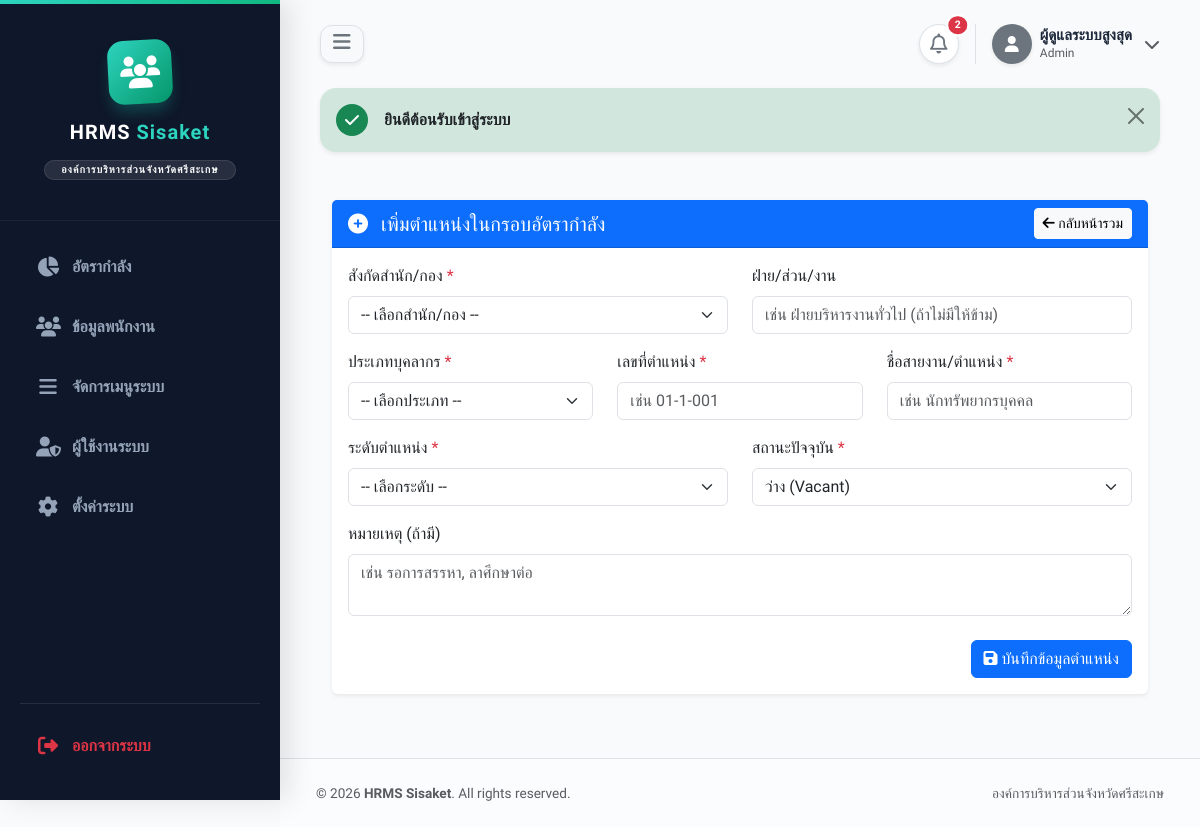
The page /index.php?action=manpower_create (signed in) on the database its author committed.
### tables this page shows
CREATE TABLE `system_menus` (
  `id` int(11) NOT NULL,
  `menu_name` varchar(255) NOT NULL COMMENT 'ชื่อเมนูที่จะแสดงผล',
  `icon` varchar(100) NOT NULL COMMENT 'คลาส Icon (เช่น fa-users)',
  `action_name` varchar(100) NOT NULL COMMENT 'ชื่อ action เพื่อดึงไปใช้ในลิงก์ (?action=...)',
  `is_active` enum('0','1') NOT NULL DEFAULT '1' COMMENT 'สถานะ: 0=ปิด, 1=เปิด',
  `sort_order` int(11) NOT NULL DEFAULT 0 COMMENT 'ลำดับการแสดงผล (ตัวเลขน้อยขึ้นก่อน)',
  `parent_id` int(11) NOT NULL DEFAULT 0 COMMENT 'ID ของเมนูหลัก (0 = เป็นเมนูหลักเอง)',
  `role_access` varchar(50) NOT NULL DEFAULT 'all' COMMENT 'สิทธิ์ที่มองเห็น (all, admin, user, ฯลฯ)',
  `created_at` timestamp NOT NULL DEFAULT current_timestamp(),
  `updated_at` timestamp NOT NULL DEFAULT current_timestamp() ON UPDATE current_timestamp()
);

### controllers/ManpowerController.php (called while the page is built, shortened)
<?php
class ManpowerController {
    public function create() {
        require_once 'views/manpower/create.php';
    }
}
?>

### models/SystemMenu.php (called while the page is built, shortened)
<?php
class SystemMenu {
    private $conn;
    private $table_name = "system_menus";
    public function __construct($db) {
        $this->conn = $db;
    }
    public function readActive($role_access = null) {
        $query = "SELECT * FROM " . $this->table_name . " WHERE is_active = '1' ";
        if ($role_access) {
            $query .= " AND (role_access = 'all' OR role_access = :role_access) ";
        }
        $query .= " ORDER BY sort_order ASC, id ASC";
        $stmt = $this->conn->prepare($query);
        if ($role_access) {
            $stmt->bindParam(":role_access", $role_access);
        }
        $stmt->execute();
        return $stmt;
    }
}
?>

### views/manpower/create.php (the view, shortened to what this page needs)
<?php require_once 'views/layout/header.php'; ?>
<div class="container-fluid py-4">
    <div class="row">
        <div class="col-12">
            <div class="card shadow-sm border-0">
                <div class="card-header bg-primary text-white d-flex justify-content-between align-items-center">
                    <h5 class="mb-0"><i class="fas fa-plus-circle me-2"></i> เพิ่มตำแหน่งในกรอบอัตรากำลัง</h5>
                    <a href="index.php?action=manpower" class="btn btn-sm btn-light"><i class="fas fa-arrow-left"></i> กลับหน้ารวม</a>
                </div>
                <div class="card-body">
                    <form action="index.php?action=manpower_store" method="POST">
                        <div class="row mb-3">
                            <div class="col-md-6">
                                <label class="form-label">สังกัดสำนัก/กอง <span class="text-danger">*</span></label>
                                <select name="department" class="form-select" required>
                                    <option value="">-- เลือกสำนัก/กอง --</option>
                                </select>
                            </div>
                            <div class="col-md-6">
                                <label class="form-label">ฝ่าย/ส่วน/งาน</label>
                                <input type="text" name="division" class="form-control" placeholder="เช่น ฝ่ายบริหารงานทั่วไป (ถ้าไม่มีให้ข้าม)">
                            </div>
                        </div>
                        <div class="row mb-3">
                            <div class="col-md-4">
                                <label class="form-label">ประเภทบุคลากร <span class="text-danger">*</span></label>
                                <select name="employee_type" class="form-select" required>
                                    <option value="">-- เลือกประเภท --</option>
                                </select>
                            </div>
                            <div class="col-md-4">
                                <label class="form-label">เลขที่ตำแหน่ง <span class="text-danger">*</span></label>
                                <input type="text" name="position_number" class="form-control" required placeholder="เช่น 01-1-001">
                            </div>
                            <div class="col-md-4">
                                <label class="form-label">ชื่อสายงาน/ตำแหน่ง <span class="text-danger">*</span></label>
                                <input type="text" name="position_name" class="form-control" required placeholder="เช่น นักทรัพยากรบุคคล">
                            </div>
                        </div>
                        <div class="row mb-3">
                            <div class="col-md-6">
                                <label class="form-label">ระดับตำแหน่ง <span class="text-danger">*</span></label>
                                <select name="level" class="form-select" required>
                                    <option value="">-- เลือกระดับ --</option>
                                </select>
                            </div>
                            <div class="col-md-6">
                                <label class="form-label">สถานะปัจจุบัน <span class="text-danger">*</span></label>
                                <select name="status" id="manpower_status" class="form-select" required>
                                    <option value="vacant" selected>ว่าง (Vacant)</option>
                                </select>
                            </div>
                        </div>
                        <div class="row mb-4">
                            <div class="col-12">
                                <label class="form-label">หมายเหตุ (ถ้ามี)</label>
                                <textarea name="remark" class="form-control" rows="2" placeholder="เช่น รอการสรรหา, ลาศึกษาต่อ"></textarea>
                            </div>
                        </div>
                        <div class="text-end">
                            <button type="submit" class="btn btn-primary"><i class="fas fa-save"></i> บันทึกข้อมูลตำแหน่ง</button>
                        </div>
                    </form>
                </div>
            </div>
        </div>
    </div>
</div>
<?php require_once 'views/layout/footer.php'; ?>

### views/layout/header.php (shortened to what this page needs)
<?php
require_once __DIR__ . '/../../models/SystemMenu.php';
$databaseConn = isset($this->db) ? $this->db : (isset($db) ? $db : null);
$menus_tree = [];
if ($databaseConn) {
    $menuObj = new SystemMenu($databaseConn);
    $userRole = isset($_SESSION['user_role']) ? $_SESSION['user_role'] : (isset($_SESSION['role']) ? $_SESSION['role'] : 'user');
    $activeMenus = $menuObj->readActive($userRole)->fetchAll(PDO::FETCH_ASSOC);
    foreach($activeMenus as $item) {
        if($item['parent_id'] == 0) {
            $menus_tree[$item['id']] = $item;
            $menus_tree[$item['id']]['sub_menus'] = [];
        } else {
            if(isset($menus_tree[$item['parent_id']])) {
                $menus_tree[$item['parent_id']]['sub_menus'][] = $item;
            }
        }
    }
}
$currentAction = $_GET['action'] ?? 'dashboard';
?>
<!DOCTYPE html>
<html lang="th">
<head>
    <link href="https://cdn.jsdelivr.net/npm/bootstrap@5.3.0/dist/css/bootstrap.min.css" rel="stylesheet">
    <link rel="stylesheet" href="https://cdnjs.cloudflare.com/ajax/libs/font-awesome/6.4.0/css/all.min.css">
</head>
<body>
    <div id="wrapper">
        <aside id="sidebar">
            <div class="sidebar-brand">
                <div class="brand-icon">
                    <i class="fa-solid fa-users"></i>
                </div>
                <h1>HRMS <span>Sisaket</span></h1>
                <span class="badge bg-white bg-opacity-10 text-light mt-3 rounded-pill px-3 py-1 border border-light border-opacity-10" style="letter-spacing: 1px; font-size: 0.65rem;">องค์การบริหารส่วนจังหวัดศรีสะเกษ</span>
            </div>
            <ul class="sidebar-nav d-flex flex-column h-100">
                <?php foreach($menus_tree as $mainMenu): ?>
                    <?php if(empty($mainMenu['sub_menus'])): ?>
                        <li>
                            <a href="index.php?action=<?= $mainMenu['action_name']; ?>"
                               class="<?= ($currentAction == $mainMenu['action_name']) ? 'active' : ''; ?>" title="<?= $mainMenu['menu_name']; ?>">
                                <i class="fa-solid <?= $mainMenu['icon']; ?>"></i> <span class="menu-text"><?= $mainMenu['menu_name']; ?></span>
                            </a>
                        </li>
                    <?php endif; ?>
                <?php endforeach; ?>
                <li class="mt-auto pt-3 border-top border-secondary border-opacity-25">
                    <a href="index.php?action=logout" class="text-danger hover-danger" onclick="return confirm('ต้องการออกจากระบบใช่หรือไม่?');" title="ออกจากระบบ">
                        <i class="fa-solid fa-right-from-bracket"></i> <span class="menu-text">ออกจากระบบ</span>
                    </a>
                </li>
            </ul>
        </aside>
        <div id="page-content">
            <div class="top-navbar">
                <button class="btn btn-light border shadow-sm" onclick="toggleSidebar()" style="border-radius: 0.75rem; position: relative; z-index: 1050;">
                    <i class="fa-solid fa-bars fs-5 text-secondary"></i>
                </button>
                <div class="d-flex align-items-center">
                    <div class="dropdown">
                        <div class="position-relative d-flex align-items-center justify-content-center bg-white border shadow-sm rounded-circle"
                             style="cursor: pointer; width: 40px; height: 40px;"
                             data-bs-toggle="dropdown" aria-expanded="false">
                            <i class="fa-regular fa-bell fs-5 text-secondary"></i>
                            <span class="position-absolute top-0 start-100 translate-middle badge rounded-pill bg-danger border border-2 border-white" style="font-size: 0.65rem;">
                                2
                            </span>
                        </div>
                    </div>
                    <div class="dropdown ms-3 ps-3 border-start">
                        <div class="d-flex align-items-center gap-2" style="cursor: pointer;" data-bs-toggle="dropdown" aria-expanded="false">
                            <div class="rounded-circle bg-secondary text-white d-flex align-items-center justify-content-center shadow-sm" style="width: 40px; height: 40px;">
                                <i class="fa-solid fa-user"></i>
                            </div>
                            <div class="d-none d-md-block lh-1">
                                <div class="fw-bold" style="color: #1e293b; font-size: 0.95rem;"><?php echo htmlspecialchars($_SESSION['full_name'] ?? 'ผู้ดูแลระบบ'); ?></div>
                                <small class="text-muted fw-medium" style="font-size: 0.75rem;"><?php echo ucfirst($_SESSION['role'] ?? 'Admin'); ?></small>
                            </div>
                            <i class="fa-solid fa-chevron-down text-muted ms-1 fs-6 d-none d-md-block"></i>
                        </div>
                    </div>
                </div>
            </div>
            <div class="main-container">
                <?php if (isset($_SESSION['message'])): ?>
                    <div class="alert alert-<?php echo $_SESSION['message_type']; ?> alert-dismissible fade show border-0 shadow-sm mb-4 d-flex align-items-center" style="border-radius: 1rem;" role="alert">
                        <?php if($_SESSION['message_type'] == 'success'): ?>
                            <div class="bg-success text-white rounded-circle d-flex align-items-center justify-content-center me-3 shrink-0" style="width: 32px; height: 32px;"><i class="fa-solid fa-check"></i></div>
                        <?php else: ?>
                            <div class="bg-danger text-white rounded-circle d-flex align-items-center justify-content-center me-3 shrink-0" style="width: 32px; height: 32px;"><i class="fa-solid fa-exclamation"></i></div>
                        <?php endif; ?>
                        <div class="fw-bold text-dark"><?php echo $_SESSION['message']; ?></div>
                        <button type="button" class="btn-close" data-bs-dismiss="alert" aria-label="Close"></button>
                    </div>
                <?php endif; ?>

### views/layout/header.php (style rules this page uses)
body { font-family: 'Prompt', sans-serif; background-color: #f8fafc; color: #1e293b; overflow-x: hidden; }
#wrapper { display: flex; width: 100%; min-height: 100vh; }
#sidebar { width: 280px; min-width: 280px; background-color: #0f172a; color: #cbd5e1; position: fixed; top: 0; left: 0; height: 100vh; z-index: 1040; transition: all 0.3s cubic-bezier(0.4, 0, 0.2, 1); box-shadow: 10px 0 25px rgba(0,0,0,0.1); overflow-y: auto; overflow-x: hidden; display: flex; flex-direction: column; }
.sidebar-brand { padding: 2.5rem 2rem; display: flex; flex-direction: column; align-items: center; border-bottom: 1px solid rgba(255,255,255,0.05); transition: all 0.3s ease; }
.brand-icon { width: 64px; height: 64px; background: linear-gradient(135deg, #2dd4bf, #059669); border-radius: 1rem; display: flex; align-items: center; justify-content: center; font-size: 2rem; color: white; margin-bottom: 1rem; transform: rotate(-3deg); box-shadow: 0 10px 15px -3px rgba(20, 184, 166, 0.3); transition: all 0.3s ease; }
.sidebar-brand h1 { font-size: 1.25rem; font-weight: 800; color: white; letter-spacing: 0.05em; margin: 0; white-space: nowrap; }
.sidebar-brand h1 span { color: #2dd4bf; }
.sidebar-nav { padding: 1.25rem; list-style: none; margin: 0; display: flex; flex-direction: column; flex-grow: 1; }
.sidebar-nav li { margin-bottom: 0.5rem; }
.sidebar-nav a { display: flex; align-items: center; padding: 0.875rem 1rem; color: #94a3b8; text-decoration: none; border-radius: 1rem; font-weight: 600; transition: all 0.2s; white-space: nowrap; }
.sidebar-nav a i { width: 24px; font-size: 1.25rem; margin-right: 0.75rem; text-align: center; transition: all 0.2s; }
#page-content { flex: 1; margin-left: 280px; width: calc(100% - 280px); min-height: 100vh; display: flex; flex-direction: column; transition: all 0.3s cubic-bezier(0.4, 0, 0.2, 1); position: relative; z-index: 10; }
.top-navbar { background: transparent; padding: 1.5rem 2.5rem; display: flex; justify-content: space-between; align-items: center; position: relative; z-index: 1020; }
.main-container { padding: 0 2.5rem 2.5rem 2.5rem; flex: 1; position: relative; z-index: 10; }

### rows shown on the page
system_menus: menu_name "อัตรากำลัง"
system_menus: menu_name "ข้อมูลพนักงาน"
system_menus: menu_name "จัดการเมนูระบบ"
system_menus: menu_name "ผู้ใช้งานระบบ"
system_menus: menu_name "ตั้งค่าระบบ"

### other values the page prints
$_SESSION['full_name'] "ผู้ดูแลระบบสูงสุด"
$_SESSION['role'] "Admin"
$_SESSION['message'] "ยินดีต้อนรับเข้าสู่ระบบ"
